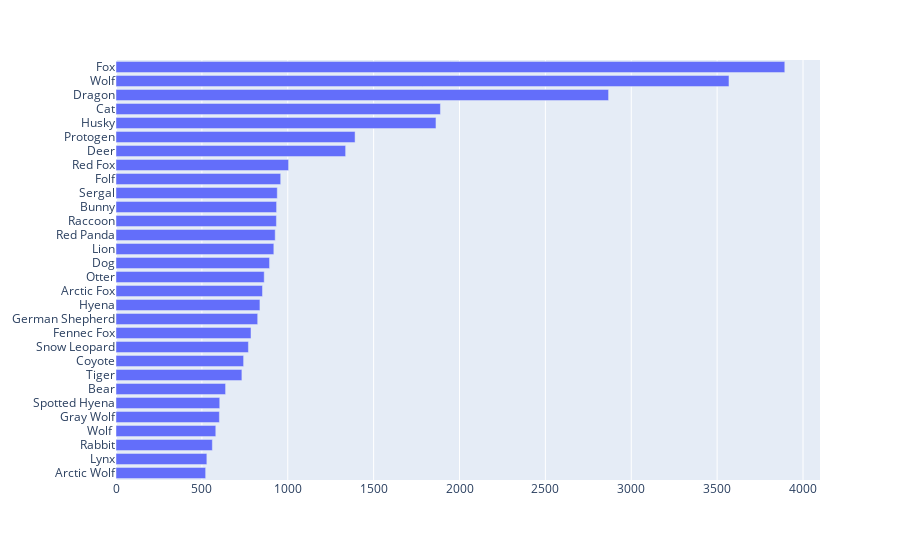

The cell this chart's notebook holds for it:
### Code cell
# Top fursonas
count = 30
most_common = make_most_common('sonas', count, True)
make_bar_chart(most_common, f"Top {count} fursonas")

### Figure 1 — Plotly figure (JSON) as saved in the notebook; plotly's stock layout.template omitted (floating-point values rounded to 4 significant figures)
{"data": [{"alignmentgroup": "True", "hovertemplate": "x=%{x}<br>y=%{y}<extra></extra>", "legendgroup": "", "marker": {"color": "#636efa", "pattern": {"shape": ""}}, "name": "", "offsetgroup": "", "orientation": "h", "showlegend": false, "textposition": "auto", "type": "bar", "x": [522, 529, 561, 581, 602, 604, 638, 733, 743, 771, 786, 825, 838, 853, 863, 894, 919, 927, 934, 935, 939, 959, 1005, 1337, 1392, 1863, 1889, 2868, 3569, 3894], "xaxis": "x", "y": ["Arctic Wolf", "Lynx", "Rabbit", "Wolf ", "Gray Wolf", "Spotted Hyena", "Bear", "Tiger", "Coyote", "Snow Leopard", "Fennec Fox", "German Shepherd", "Hyena", "Arctic Fox", "Otter", "Dog", "Lion", "Red Panda", "Raccoon", "Bunny", "Sergal", "Folf", "Red Fox", "Deer", "Protogen", "Husky", "Cat", "Dragon", "Wolf", "Fox"], "yaxis": "y"}], "layout": {"barmode": "relative", "legend": {"tracegroupgap": 0}, "margin": {"t": 60}, "xaxis": {"anchor": "y", "domain": [0, 1], "title": {}}, "yaxis": {"anchor": "x", "domain": [0, 1], "title": {}}}}
